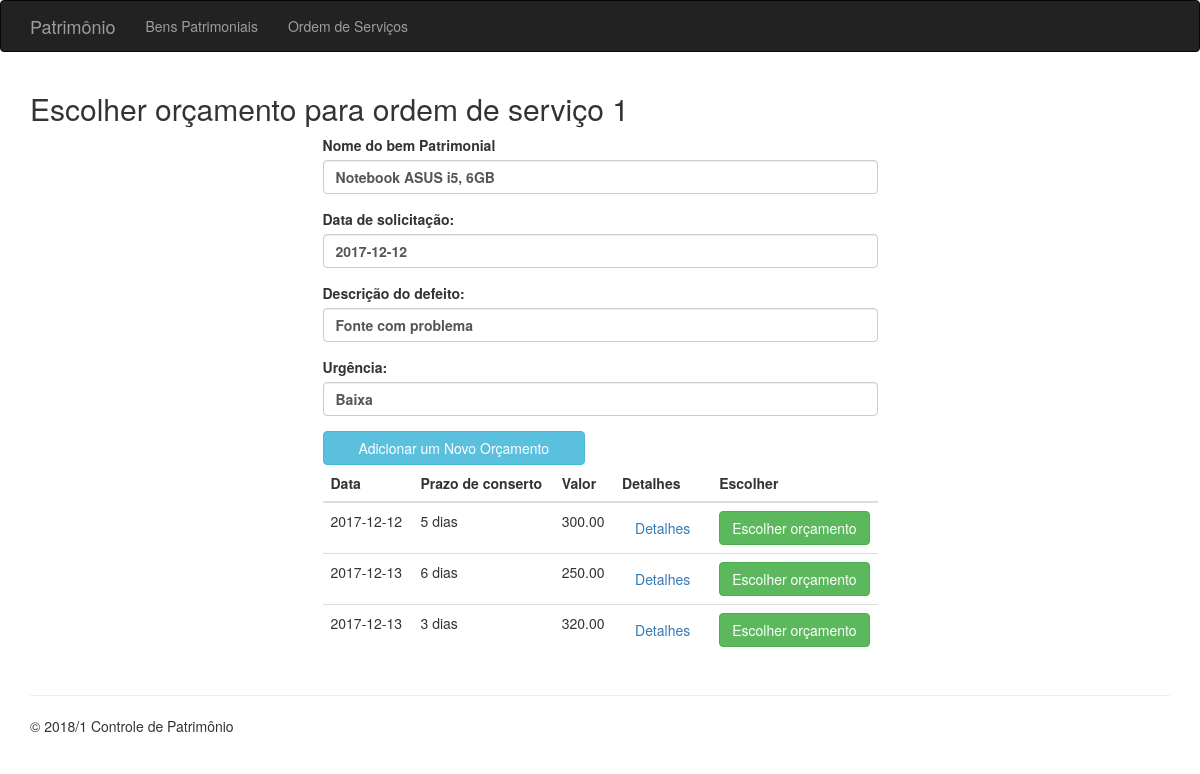
/os-detalhe.php?cod=1, run on the app's committed database.
### tables this page shows
CREATE TABLE `ordemservico` (
  `codigo` int(11) NOT NULL,
  `data_solicitacao` date NOT NULL,
  `descricao_defeito` varchar(500) NOT NULL,
  `data_conclusao` date DEFAULT NULL,
  `urgencia` tinyint(4) NOT NULL COMMENT '1-Baixa (meno preço, menor tempo); 2-Média (primeiro que seja menor ou igual ao tempo médio, e preço);3-Alta (menor tempo, menor preço)',
  `numero_bem` int(11) NOT NULL,
  `cod_orcamento_escolhido` int(11) DEFAULT NULL,
  `situacao` char(1) NOT NULL COMMENT 'A-Aberto; F-Fechada'
);

CREATE TABLE `bempatrimonial` (
  `numero` int(11) NOT NULL,
  `data_aquisicao` date NOT NULL,
  `descricao` varchar(250) NOT NULL,
  `valor_compra` decimal(12,2) NOT NULL,
  `departamento` varchar(30) NOT NULL,
  `sala` int(4) NOT NULL
);

CREATE TABLE `orcamento` (
  `codigo` int(11) NOT NULL,
  `data` date NOT NULL,
  `prazo_dias` int(11) NOT NULL,
  `valor` decimal(11,2) NOT NULL,
  `empresa` varchar(50) NOT NULL,
  `telefone` varchar(15) NOT NULL,
  `cod_os` int(11) NOT NULL
);

### classes/OrdemServico.php (called while the page is built, shortened)
<?php
class OrdemServico{
	public $codigo;
	public static function descUrgencia($urg){
			if ($urg == 1)
				return "Baixa";
			elseif ($urg == 2) {
				return "Média";
			}else{
				return "Alta";
			}
	}
	public function __construct($cod = false){
		if ($cod){
			$this->codigo = $cod;
			$this->pesquisar();
		}
	}
	public function listarOrcamentosDaOS(){
		$sql = "SELECT * FROM orcamento WHERE cod_os = :codigo";
		$con = Conexao::obterConexao();
		$instrucao = $con->prepare($sql);
		$instrucao->bindValue(':codigo', $this->codigo);
		$instrucao->execute();
		return $instrucao->fetchAll();
	}
	public function pesquisar(){
		$sql = "SELECT * FROM ordemservico WHERE codigo = :codigo";
		$con = Conexao::obterConexao();
		$instrucao = $con->prepare($sql);
		$instrucao->bindValue('codigo',  $this->codigo);
		$instrucao->execute();
		$linha = $instrucao->fetch();
		$this->codigo = $linha['codigo'];
		$this->data_solicitacao = $linha['data_solicitacao'];
		$this->descricao_defeito = $linha['descricao_defeito'];
		$this->urgencia = $linha['urgencia'];
		$this->situacao = $linha['situacao'];
	}
}
 ?>

### classes/BemPatrimonial.php (called while the page is built, shortened)
<?php
class BemPatrimonial{
	public $numero;
	public function __construct($num = false){
		if ($num){
			$this->numero = $num;
			$this->pesquisar();
		}
	}
	public function pesquisar(){
		$sql = "SELECT * FROM bempatrimonial WHERE numero = :numero";
		$con = Conexao::obterConexao();
		$instrucao = $con->prepare($sql);
		$instrucao->bindValue('numero',  $this->numero);
		$instrucao->execute();
		$linha = $instrucao->fetch();
		$this->descricao = $linha['descricao'];
	}
}
?>

### os-detalhe.php (the view, shortened to what this page needs)
<?php
    require_once 'cabecalho.php';
    require_once 'classes/BemPatrimonial.php';
    require_once 'classes/OrdemServico.php';
    $codigo = $_GET['cod'];
    $os = new OrdemServico($codigo);
?>
<div class="row">
    <div class="col-md-12">
        <h2><?php
            if ($os->situacao == 'A' && empty($os->cod_orcamento_escolhido) )
                echo "Escolher orçamento para ordem de serviço " . $os->codigo ;
            elseif ($os->situacao == 'A')
                echo "Fechar a Ordem de Serviço " . $codigo . " com o orçamento ". $os->cod_orcamento_escolhido;
            else
                echo "Informações da Ordem de Serviço ".$os->codigo." e Orçamento Escolhido";
            ?>
        </h2>
    </div>
</div>
<form action="os-concluir.php" method="post">
    <div class="row">
        <div class="col-md-6 col-md-offset-3">
            <div class="form-group">
                <label>Nome do bem Patrimonial</label>
                <label class="form-control">
                        <?php
                            $bem = new BemPatrimonial($os->numero_bem);
                            echo $bem->descricao;
                        ?>
                </label>
            </div>
            <div class="form-group">
                <label for="txtDataSolicitacao">Data de solicitação:</label>
                <label class="form-control"> <?=$os->data_solicitacao?> </label>
            </div>
            <div class="form-group">
                <label >Descrição do defeito:</label>
                <label class="form-control"> <?=$os->descricao_defeito?> </label>
            </div>
            <div class="form-group">
                <label >Urgência: </label>
                <label class="form-control"> <?=OrdemServico::descUrgencia( $os->urgencia) ?> </label>
            </div>
            <?php
            if (empty($os->cod_orcamento_escolhido) ){
                $lista = $os->listarOrcamentosDaOS();
            ?>
                <div class="row">
                    <div class="col-md-6">
                        <a href="orcamento-inserir.php?cod=<?=$os->codigo?>" class="btn btn-info btn-block">Adicionar um Novo Orçamento</a>
                    </div>
                </div>
                <?php if (count($lista) == 0){ ?>
                    <div class="form-group">
                        <label > Não há orçamentos para esta ordem de serviço! </label>
                    </div>
                <?php } else { ?>
                <div class="form-group">
                    <table class="table">
                        <thead>
                        <tr>
                            <th>Data</th>
                            <th>Prazo de conserto</th>
                            <th>Valor</th>
                            <th class="acao">Detalhes</th>
                            <th class="acao">Escolher</th>
                        </tr>
                        </thead>
                        <tbody>
                            <?php foreach ($lista as $linha): ?>
                            <tr>
                                <td><?php echo $linha['data'] ?></td>
                                <td><?php echo $linha['prazo_dias'] . ' dias' ?></td>
                                <td><?php echo $linha['valor'] ?></td>
                                <td><a href="orcamento-detalhe.php?cod=<?php echo $linha['codigo'] ?>" class="btn btn-link">Detalhes</a></td>
                                <td><a href="os-orcamento-escolher.php?codOrcamento=<?php echo $linha['codigo'] ?>&codOS=<?=$codigo?>" class="btn btn-success">Escolher orçamento</a></td>
                            </tr>
                            <?php endforeach ?>
                        </tbody>
                    </table>
                </div>
        <?php
                }
        } ?>
        </div>
    </div>
</form>
<?php require_once 'rodape.php' ?>

### assets/css/app.css (style rules this page uses)
.table th+.acao { width: 50px; }

### data on the page
ordemservico: codigo "1", data_solicitacao "2017-12-12", descricao_defeito "Fonte com problema", urgencia "Baixa"
bempatrimonial: descricao "Notebook ASUS i5, 6GB"
orcamento: data "2017-12-12", prazo_dias "5", valor "300.00"
orcamento: data "2017-12-13", prazo_dias "6", valor "250.00"
orcamento: data "2017-12-13", prazo_dias "3", valor "320.00"
